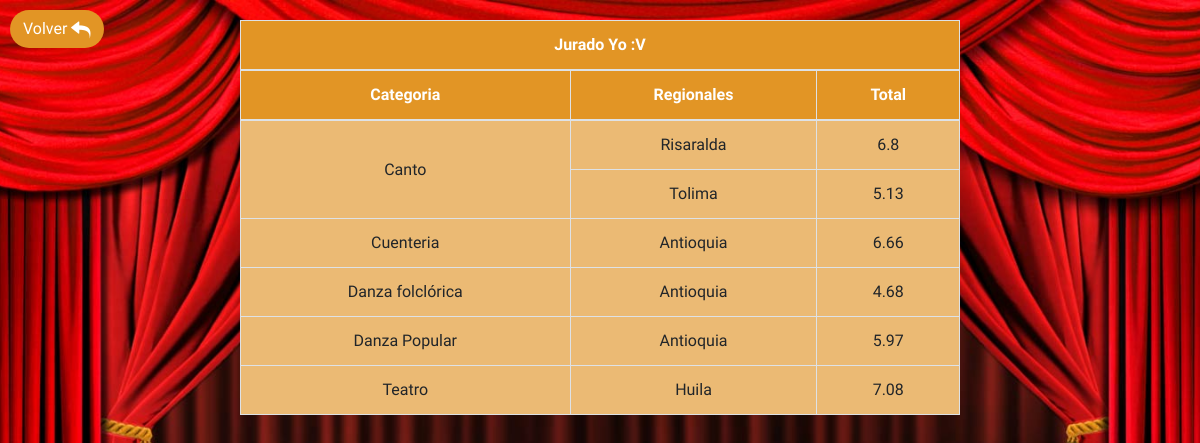
Screenshot of /conJur.php?jurado=123 with the database file from the repository.
### tables this page shows
CREATE TABLE IF NOT EXISTS `jurado` (
  `n°_documento` int(11) NOT NULL,
  `tipo_de_documento` varchar(2) NOT NULL,
  `nombre` varchar(30) NOT NULL,
  `apellido` varchar(30) NOT NULL,
  `especialidad` varchar(40) NOT NULL,
  `contraseña` varchar(40) NOT NULL
);

CREATE TABLE IF NOT EXISTS `canto` (
  `id` int(11) NOT NULL,
  `vocalizacion` float(11,1) NOT NULL,
  `puesta_en_escena` float(11,1) NOT NULL,
  `total` float(11,2) NOT NULL,
  `id_regional` int(11) NOT NULL,
  `id_jurado` int(11) NOT NULL,
  `ritmo_entonacion_y_medida` float(11,1) NOT NULL,
  `calidad_interpretativa` float(11,1) NOT NULL
);

CREATE TABLE IF NOT EXISTS `regional` (
  `id_regional` int(10) NOT NULL,
  `nombre` varchar(30) NOT NULL
);

CREATE TABLE IF NOT EXISTS `cuenteria` (
  `id` int(11) NOT NULL,
  `fluidez_verbal` float(11,1) NOT NULL,
  `coherencia` float(11,1) NOT NULL,
  `argumento` float(11,1) NOT NULL,
  `impacto_al_publico` float(11,1) NOT NULL,
  `creatividad` float(11,1) NOT NULL,
  `total` float(11,2) NOT NULL,
  `id_regional` int(11) NOT NULL,
  `id_jurado` int(11) NOT NULL
);

CREATE TABLE IF NOT EXISTS `danza_moderna` (
  `id` int(11) NOT NULL,
  `calidad_interpretativa` float(11,1) NOT NULL,
  `composicion_coreografia` float(11,1) NOT NULL,
  `esamble_y_sincronizacion` float(11,1) NOT NULL,
  `vestuario` float(11,1) NOT NULL,
  `investigacion` float(11,1) NOT NULL,
  `total` float(11,2) NOT NULL,
  `id_regional` int(11) NOT NULL,
  `id_jurado` int(11) NOT NULL
);

CREATE TABLE IF NOT EXISTS `teatro` (
  `id` int(11) NOT NULL,
  `escenografia` float(11,1) NOT NULL,
  `caracterizacion_de_los_personajes` float(11,1) NOT NULL,
  `expresion_corporal` float(11,1) NOT NULL,
  `puesta_en_escena` float(11,1) NOT NULL,
  `vestuario_y_maquillaje` float(11,1) NOT NULL,
  `impacto` float(11,1) NOT NULL,
  `total` float(11,2) NOT NULL,
  `id_regional` int(11) NOT NULL,
  `id_jurado` int(11) NOT NULL
);

### conJur.php (the view, shortened to what this page needs)
<?php
  $con = new PDO('mysql:host=localhost;dbname=zonales1;charset=utf8','root','');
  if(isset($_GET['jurado'])){
    $jur = $_GET['jurado'];
  }else{
    header("Location: result.php");
  }
  $query = $con->query("SELECT nombre,apellido FROM jurado WHERE n°_documento=".$jur);
  if($row = $query->fetchObject()){
    $result = $row;
  }
  $cat = array('canto','cuenteria','danza_folclórica','	danza_moderna','teatro');
  $catV = array('Canto','Cuenteria','Danza folclórica','Danza Popular','Teatro');
?>
<!DOCTYPE html>
<html lang="en">
<head>
  <link rel="stylesheet" href="css/bootstrap.min.css">
  <link rel="stylesheet" href="css/table.css">
</head>
<body>
  <a class="btn button text-white" href="result.php">Volver <img src="img/icons8_Undo_20px.png" alt=""></a>
  <div class="table-responsive" id="contenedor">
    <table class="table table-bordered cel" id="table">
      <thead class="text-center">
        <tr>
          <th colspan="3">Jurado <?php echo $result->nombre.' '.$result->apellido; ?></th>
        </tr>
        <tr>
          <th>Categoria</th>
          <th>Regionales</th>
          <th>Total</th>
        </tr>
      </thead>
      <tbody>
        <?php
          for($y=0; $y<5; $y++){
            $query = $con->query("SELECT nombre,total FROM ".$cat[$y].", regional WHERE ".$cat[$y].".id_regional=regional.id_regional AND id_jurado=".$jur." ORDER BY total DESC");
            while($row = $query->fetchObject()){
              $res{$y}[] = $row;
            }
            $numRows = $query->rowCount();
            $x=1;
            if(isset($res{$y})){
              foreach($res{$y} as $key=>$value){
                if($x==1){
                  echo '<tr><td rowspan="'.$numRows.'" class="align-middle">'.$catV[$y].'</td><td>'.$value->nombre.'</td><td>'.$value->total.'</td></tr>';
                }else{
                  echo '<tr><td>'.$value->nombre.'</td><td>'.$value->total.'</td></tr>';
                }
                $x++;
              }
            }else{
              echo '<tr><td colspan="3" class="text-center">No hay registros en la categoria '.$catV[$y].'</td></tr>';
            }
          }
        ?>
      </tbody>
    </table>
 </div>
</body>
</html>

### css/table.css (style rules this page uses)
body { font-family: 'Merienda', cursive; background: url(../img/cortina.jpg) no-repeat center fixed; background-size: cover; }
#contenedor { margin: auto; width:60%; text-align: center; }
#table { background-color: #FFFFFF; margin-top: 20px; background: #ebba74; }
th { background-color: #e29525; color: white; }
.button { background-color: #e29525; border-radius: 25px; position: absolute; margin: 10px; }

### rows the page displays
jurado: nombre "Yo", apellido ":V"
canto: y "Canto", id_regional.nombre "Risaralda", total "6.8"
canto: id_regional.nombre "Tolima", total "5.13"
cuenteria: y "Cuenteria", id_regional.nombre "Antioquia", total "6.66"
danza_folclórica: y "Danza folclórica", id_regional.nombre "Antioquia", total "4.68"
danza_moderna: y "Danza Popular", id_regional.nombre "Antioquia", total "5.97"
teatro: y "Teatro", id_regional.nombre "Huila", total "7.08"
